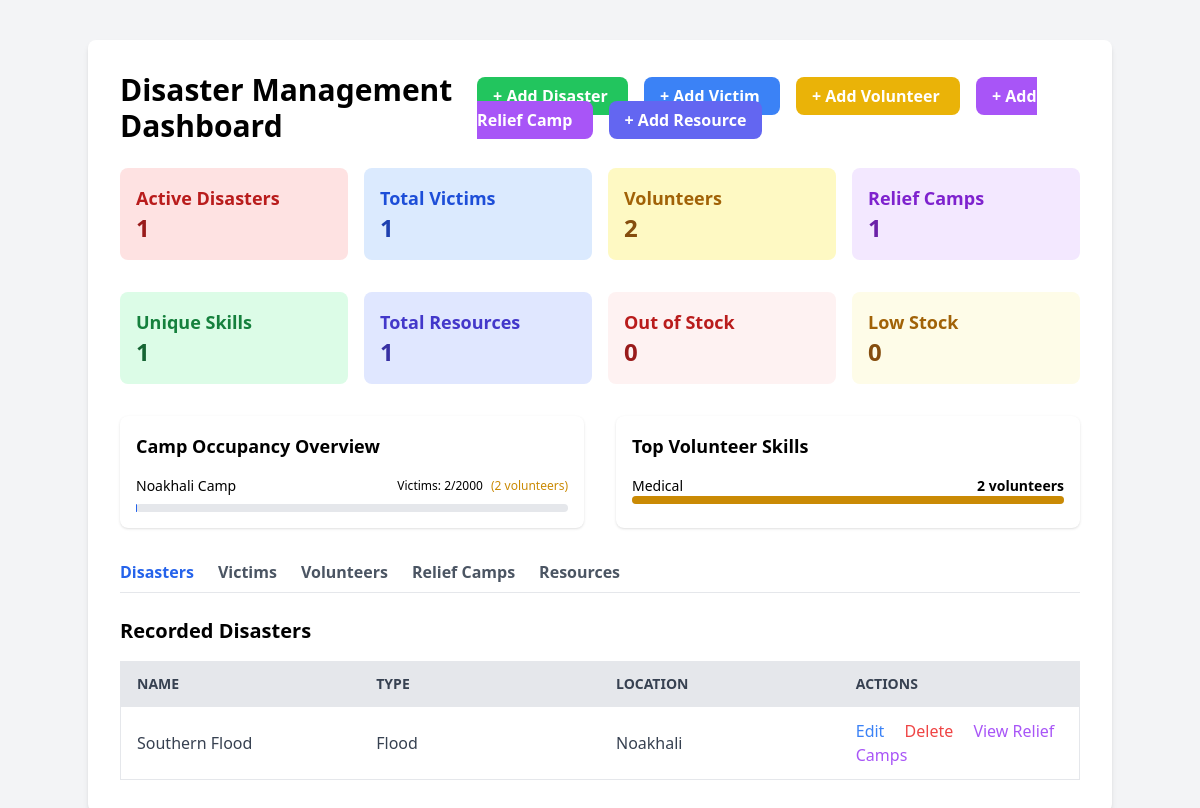
The page / on the database its author committed.
### tables this page shows
CREATE TABLE `relief_camp` (
  `id` int(11) NOT NULL,
  `name` varchar(255) NOT NULL,
  `capacity` int(11) DEFAULT NULL,
  `disaster_id` int(11) DEFAULT NULL
);

CREATE TABLE `disaster` (
  `id` int(11) NOT NULL,
  `name` varchar(255) NOT NULL,
  `type` varchar(100) DEFAULT NULL,
  `location` varchar(255) DEFAULT NULL
);

### public/index.php (the view, shortened to what this page needs)
<?php
require_once '../includes/db_connect.php';
$sql = "SELECT id, name, type, location FROM Disaster ORDER BY id DESC";
$result = $conn->query($sql);
$stats_sql = "SELECT
    (SELECT COUNT(*) FROM Relief_Camp) as camp_count,
    (SELECT COUNT(*) FROM Volunteer) as volunteer_count,
    (SELECT COUNT(*) FROM victim) as victim_count,
    (SELECT COUNT(DISTINCT skill) FROM Volunteer) as unique_skills,
    (SELECT COUNT(*) FROM Disaster) as disaster_count,
    (SELECT COUNT(*) FROM Resource) as resource_count,
    (SELECT COUNT(*) FROM Resource WHERE quantity = 0) as out_of_stock,
    (SELECT COUNT(*) FROM Resource WHERE quantity < 10 AND quantity > 0) as low_stock";
$stats_result = $conn->query($stats_sql);
$stats = $stats_result->fetch_assoc();
$occupancy_sql = "SELECT
    rc.id,
    rc.name,
    rc.capacity,
    COUNT(v.id) as victim_count,
    COUNT(vol.id) as volunteer_count
FROM Relief_Camp rc
LEFT JOIN victim v ON rc.id = v.camp_id
LEFT JOIN Volunteer vol ON rc.id = vol.camp_id
GROUP BY rc.id
ORDER BY (COUNT(v.id)/rc.capacity) DESC
LIMIT 5";
$occupancy_result = $conn->query($occupancy_sql);
$skills_sql = "SELECT
    skill,
    COUNT(*) as count
FROM Volunteer
GROUP BY skill
ORDER BY count DESC
LIMIT 5";
$skills_result = $conn->query($skills_sql);
?>
<!DOCTYPE html>
<html lang="en">
<head>
    <script src="https://cdn.tailwindcss.com"></script>
</head>
<body class="bg-gray-100">
    <div class="container mx-auto mt-10 p-8 bg-white rounded-lg shadow-md">
        <div class="flex justify-between items-center mb-6">
            <h1 class="text-3xl font-bold">
                Disaster Management Dashboard
            </h1>
            <div class="space-x-4">
                <a href="add_disaster.php"
                   class="bg-green-500 text-white font-bold py-2 px-4 rounded-lg hover:bg-green-600">
                   + Add Disaster
                </a>
                <a href="add_victim.php"
                   class="bg-blue-500 text-white font-bold py-2 px-4 rounded-lg hover:bg-blue-600">
                   + Add Victim
                </a>
                <a href="add_volunteer.php"
                   class="bg-yellow-500 text-white font-bold py-2 px-4 rounded-lg hover:bg-yellow-600">
                   + Add Volunteer
                </a>
                <a href="add_relief_camp.php"
                   class="bg-purple-500 text-white font-bold py-2 px-4 rounded-lg hover:bg-purple-600">
                   + Add Relief Camp
                </a>
                <a href="add_resource.php"
                   class="bg-indigo-500 text-white font-bold py-2 px-4 rounded-lg hover:bg-indigo-600">
                   + Add Resource
                </a>
            </div>
        </div>
        <div class="grid grid-cols-4 gap-4 mb-8">
            <div class="bg-red-100 p-4 rounded-lg">
                <h3 class="text-lg font-semibold text-red-700">Active Disasters</h3>
                <p class="text-2xl font-bold text-red-800"><?php echo $stats['disaster_count']; ?></p>
            </div>
            <div class="bg-blue-100 p-4 rounded-lg">
                <h3 class="text-lg font-semibold text-blue-700">Total Victims</h3>
                <p class="text-2xl font-bold text-blue-800"><?php echo $stats['victim_count']; ?></p>
            </div>
            <div class="bg-yellow-100 p-4 rounded-lg">
                <h3 class="text-lg font-semibold text-yellow-700">Volunteers</h3>
                <p class="text-2xl font-bold text-yellow-800"><?php echo $stats['volunteer_count']; ?></p>
            </div>
            <div class="bg-purple-100 p-4 rounded-lg">
                <h3 class="text-lg font-semibold text-purple-700">Relief Camps</h3>
                <p class="text-2xl font-bold text-purple-800"><?php echo $stats['camp_count']; ?></p>
            </div>
        </div>
        <div class="grid grid-cols-4 gap-4 mb-8">
            <div class="bg-green-100 p-4 rounded-lg">
                <h3 class="text-lg font-semibold text-green-700">Unique Skills</h3>
                <p class="text-2xl font-bold text-green-800"><?php echo $stats['unique_skills']; ?></p>
            </div>
            <div class="bg-indigo-100 p-4 rounded-lg">
                <h3 class="text-lg font-semibold text-indigo-700">Total Resources</h3>
                <p class="text-2xl font-bold text-indigo-800"><?php echo $stats['resource_count']; ?></p>
            </div>
            <div class="bg-red-50 p-4 rounded-lg">
                <h3 class="text-lg font-semibold text-red-700">Out of Stock</h3>
                <p class="text-2xl font-bold text-red-800"><?php echo $stats['out_of_stock']; ?></p>
            </div>
            <div class="bg-yellow-50 p-4 rounded-lg">
                <h3 class="text-lg font-semibold text-yellow-700">Low Stock</h3>
                <p class="text-2xl font-bold text-yellow-800"><?php echo $stats['low_stock']; ?></p>
            </div>
        </div>
        <div class="grid grid-cols-2 gap-8 mb-8">
            <div class="bg-white p-4 rounded-lg shadow">
                <h3 class="text-lg font-semibold mb-4">Camp Occupancy Overview</h3>
                <div class="space-y-2">
                    <?php while($camp = $occupancy_result->fetch_assoc()): ?>
                        <div class="flex items-center justify-between">
                            <span class="text-sm"><?php echo htmlspecialchars($camp['name']); ?></span>
                            <div class="flex items-center space-x-2">
                                <span class="text-xs">
                                    Victims: <?php echo $camp['victim_count']; ?>/<?php echo $camp['capacity']; ?>
                                </span>
                                <span class="text-xs text-yellow-600">
                                    (<?php echo $camp['volunteer_count']; ?> volunteers)
                                </span>
                            </div>
                        </div>
                        <div class="w-full bg-gray-200 rounded-full h-2">
                        </div>
                    <?php endwhile; ?>
                </div>
            </div>
            <div class="bg-white p-4 rounded-lg shadow">
                <h3 class="text-lg font-semibold mb-4">Top Volunteer Skills</h3>
                <div class="space-y-4">
                    <?php while($skill = $skills_result->fetch_assoc()): ?>
                        <div>
                            <div class="flex justify-between text-sm">
                                <span><?php echo htmlspecialchars($skill['skill']); ?></span>
                                <span class="font-semibold"><?php echo $skill['count']; ?> volunteers</span>
                            </div>
                            <div class="w-full bg-gray-200 rounded-full h-2">
                                <div class="bg-yellow-600 h-2 rounded-full"
                                     style="width: <?php echo ($skill['count']/$stats['volunteer_count']*100); ?>%">
                                </div>
                            </div>
                        </div>
                    <?php endwhile; ?>
                </div>
            </div>
        </div>
        <div class="mb-6 flex space-x-6 border-b pb-2">
            <a href="index.php" class="font-semibold text-blue-600">Disasters</a>
            <a href="victims.php" class="font-semibold text-gray-600 hover:text-blue-600">Victims</a>
            <a href="volunteers.php" class="font-semibold text-gray-600 hover:text-blue-600">Volunteers</a>
            <a href="relief_camps.php" class="font-semibold text-gray-600 hover:text-blue-600">Relief Camps</a>
            <a href="resources.php" class="font-semibold text-gray-600 hover:text-blue-600">Resources</a>
        </div>
        <h2 class="text-xl font-bold mb-4">Recorded Disasters</h2>
        <table class="min-w-full bg-white border">
            <thead>
                <tr class="bg-gray-200 text-gray-700">
                    <th class="w-1/4 text-left py-3 px-4 uppercase font-semibold text-sm">Name</th>
                    <th class="w-1/4 text-left py-3 px-4 uppercase font-semibold text-sm">Type</th>
                    <th class="w-1/4 text-left py-3 px-4 uppercase font-semibold text-sm">Location</th>
                    <th class="text-left py-3 px-4 uppercase font-semibold text-sm">Actions</th>
                </tr>
            </thead>
            <tbody class="text-gray-700">
                <?php if ($result->num_rows > 0): ?>
                    <?php while($row = $result->fetch_assoc()): ?>
                        <tr class="border-t">
                            <td class="py-3 px-4"><?php echo htmlspecialchars($row['name']); ?></td>
                            <td class="py-3 px-4"><?php echo htmlspecialchars($row['type']); ?></td>
                            <td class="py-3 px-4"><?php echo htmlspecialchars($row['location']); ?></td>
                            <td class="py-3 px-4">
                                <a href="edit_disaster.php?id=<?php echo $row['id']; ?>"
                                   class="text-blue-500 hover:text-blue-700">Edit</a>
                                <a href="delete_disaster.php?id=<?php echo $row['id']; ?>"
                                   class="text-red-500 hover:text-red-700 ml-4"
                                   onclick="return confirm('Are you sure you want to delete this disaster?');">
                                   Delete
                                </a>
                                <a href="relief_camps.php?disaster_id=<?php echo $row['id']; ?>"
                                   class="text-purple-500 hover:text-purple-700 ml-4">
                                   View Relief Camps
                                </a>
                            </td>
                        </tr>
                    <?php endwhile; ?>
                <?php else: ?>
                    <tr>
                        <td colspan="4" class="text-center py-4">No disasters recorded yet</td>
                    </tr>
                <?php endif; ?>
            </tbody>
        </table>
    </div>
</body>
</html>

### rows shown on the page
relief_camp: name "Noakhali Camp", victim_count "2", capacity "2000", volunteer_count "2"
disaster: name "Southern Flood", type "Flood", location "Noakhali"

### other values the page prints
$stats['disaster_count'] "1"
$stats['victim_count'] "1"
$stats['volunteer_count'] "2"
$stats['camp_count'] "1"
$stats['unique_skills'] "1"
$stats['resource_count'] "1"
$stats['out_of_stock'] "0"
$stats['low_stock'] "0"
$skill['skill'] "Medical"
$skill['count'] "2"
